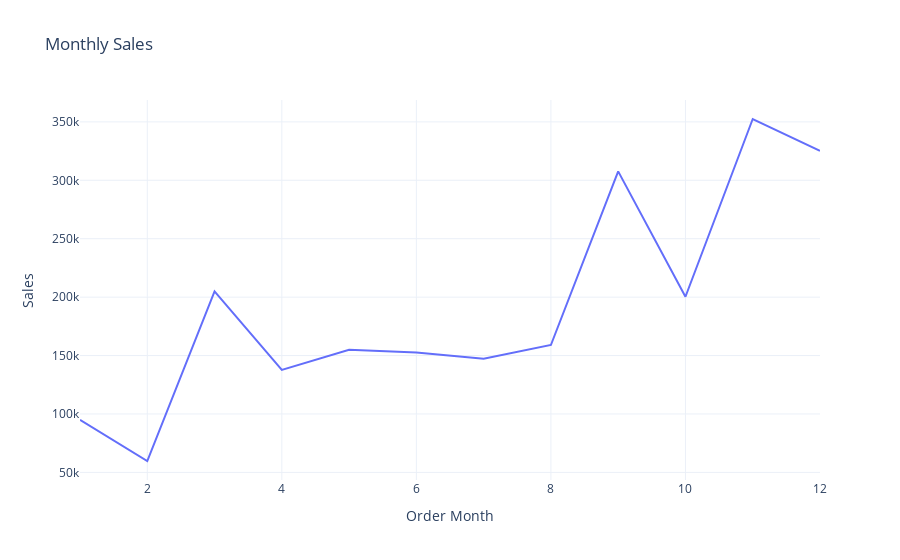

Notebook source saved alongside this figure:
### Code cell
fig.show()

### Figure 1 — Plotly figure (JSON) as saved in the notebook; plotly's stock layout.template omitted (floating-point values rounded to 4 significant figures)
{"data": [{"hovertemplate": "Order Month=%{x}<br>Sales=%{y}<extra></extra>", "legendgroup": "", "line": {"color": "#636efa", "dash": "solid"}, "marker": {"symbol": "circle"}, "mode": "lines", "name": "", "orientation": "v", "showlegend": false, "type": "scatter", "x": [1, 2, 3, 4, 5, 6, 7, 8, 9, 10, 11, 12], "xaxis": "x", "y": [94920.0, 59750.0, 205000.0, 137800.0, 155000.0, 152700.0, 147200.0, 159000.0, 307600.0, 200300.0, 352500.0, 325300.0], "yaxis": "y"}], "layout": {"autosize": true, "legend": {"tracegroupgap": 0}, "title": {"text": "Monthly Sales"}, "xaxis": {"anchor": "y", "autorange": true, "domain": [0, 1], "range": [1, 12], "title": {"text": "Order Month"}, "type": "linear"}, "yaxis": {"anchor": "x", "autorange": true, "domain": [0, 1], "range": [43490.0, 368700.0], "title": {"text": "Sales"}, "type": "linear"}}}
